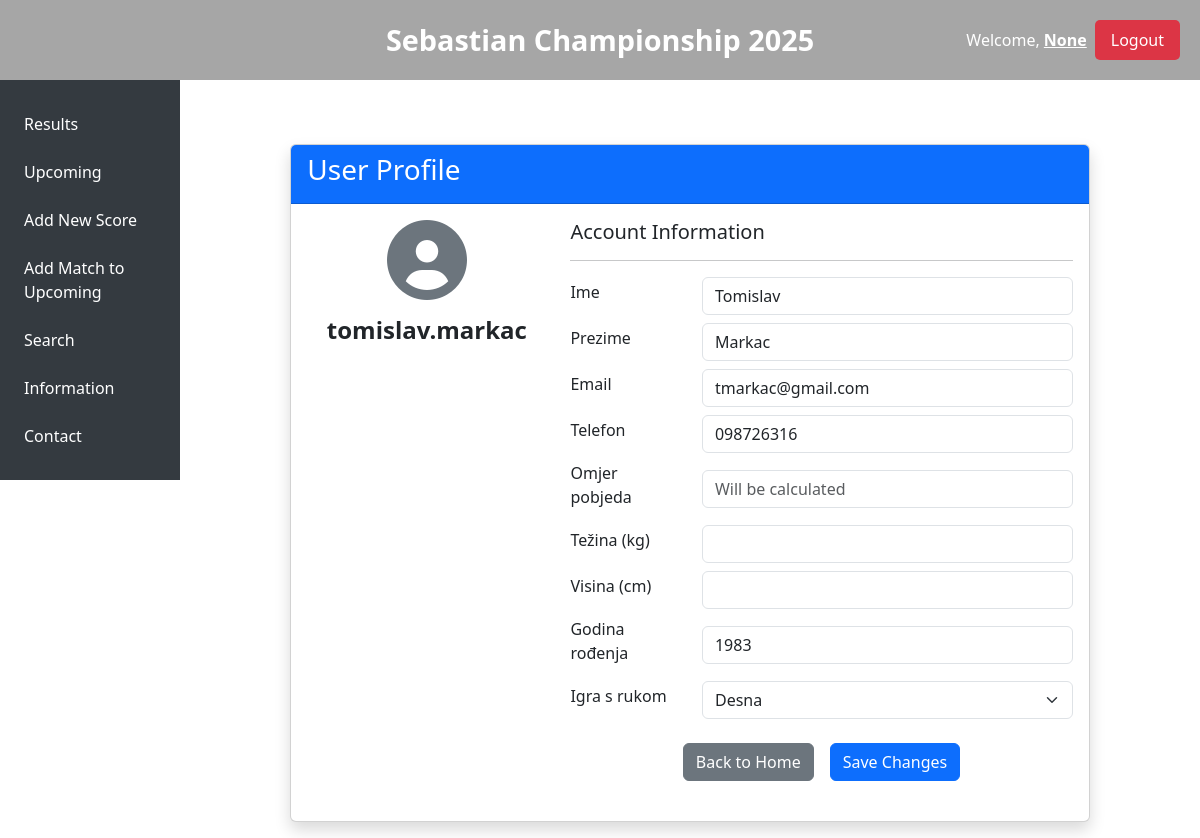
/profile/tomislav.markac, run on the app's committed database.
### app.py (models this page shows, shortened)
class User(db.Model):
    id = db.Column(db.Integer, primary_key=True)
    first_name = db.Column(db.String(80), nullable=False)
    last_name = db.Column(db.String(80), nullable=False)
    username = db.Column(db.String(80), unique=True, nullable=False)
    password = db.Column(db.String(120), nullable=False)
    email = db.Column(db.String(120), unique=True, nullable=False)
    phone = db.Column(db.String(20), nullable=False)
    birth_year = db.Column(db.Integer, nullable=False)
    handedness = db.Column(db.String(10), nullable=False)
    role = db.Column(db.String(20), nullable=False, default='user')
    participant = db.Column(db.Boolean, nullable=False, default=False)

### app.py (the view)
@app.route('/profile/<username>')
def profile_by_username(username):
    user = User.query.filter_by(username=username).first()
    if user:
        return render_template('profile_page.html', user=user)
    flash('User not found', 'danger')
    return redirect(url_for('admin_dashboard'))

### templates/profile_page.html (shortened to what this page needs)
{% extends "base.html" %}
{% block content %}
<div class="container mt-5">
  <div class="row justify-content-center">
    <div class="col-md-10">
      <div class="card shadow">
        <div class="card-header bg-primary text-white">
          <h3>User Profile</h3>
        </div>
        <div class="card-body">
          <form method="POST" action="{{ url_for('update_profile') }}">
            <div class="row mb-4">
              <div class="col-md-4 text-center">
                <div class="profile-image mb-3">
                  <i class="fas fa-user-circle fa-5x text-secondary"></i>
                </div>
                <h4 class="fw-bold">{{ user.username }}</h4>
              </div>
              <div class="col-md-8">
                <h5>Account Information</h5>
                <hr>
                <div class="row mb-2 align-items-center">
                  <div class="col-sm-3">
                    <label for="first_name" class="form-label">Ime</label>
                  </div>
                  <div class="col-sm-9">
                    <input type="text" class="form-control" id="first_name" name="first_name"
                           value="{{ user.first_name }}" required>
                  </div>
                </div>
                <div class="row mb-2 align-items-center">
                  <div class="col-sm-3">
                    <label for="last_name" class="form-label">Prezime</label>
                  </div>
                  <div class="col-sm-9">
                    <input type="text" class="form-control" id="last_name" name="last_name"
                           value="{{ user.last_name }}" required>
                  </div>
                </div>
                <div class="row mb-2 align-items-center">
                  <div class="col-sm-3">
                    <label for="email" class="form-label">Email</label>
                  </div>
                  <div class="col-sm-9">
                    <input type="email" class="form-control" id="email" name="email"
                           value="{{ user.email }}" required>
                  </div>
                </div>
                <div class="row mb-2 align-items-center">
                  <div class="col-sm-3">
                    <label for="phone" class="form-label">Telefon</label>
                  </div>
                  <div class="col-sm-9">
                    <input type="number" class="form-control" id="phone" name="phone"
                           value="{{ user.phone }}" required>
                  </div>
                </div>
                <div class="row mb-2 align-items-center">
                  <div class="col-sm-3">
                    <label for="win_ratio" class="form-label">Omjer pobjeda</label>
                  </div>
                  <div class="col-sm-9">
                    <input type="text" class="form-control" id="win_ratio" name="win_ratio"
                           value="{{ user.win_ratio }}" readonly placeholder="Will be calculated">
                  </div>
                </div>
                <div class="row mb-2 align-items-center">
                  <div class="col-sm-3">
                    <label for="weight" class="form-label">Težina (kg)</label>
                  </div>
                  <div class="col-sm-9">
                    <input type="number" class="form-control" id="weight" name="weight"
                           value="{{ user.weight }}" min="30" max="200" step="1">
                  </div>
                </div>
                <div class="row mb-2 align-items-center">
                  <div class="col-sm-3">
                    <label for="height" class="form-label">Visina (cm)</label>
                  </div>
                  <div class="col-sm-9">
                    <input type="number" class="form-control" id="height" name="height"
                           value="{{ user.height }}" min="100" max="250" step="1">
                  </div>
                </div>
                <div class="row mb-2 align-items-center">
                  <div class="col-sm-3">
                    <label for="birth_year" class="form-label">Godina rođenja</label>
                  </div>
                  <div class="col-sm-9">
                    <input type="number" class="form-control" id="birth_year" name="birth_year"
                           value="{{ user.birth_year }}" min="1900" max="2023" step="1" required>
                  </div>
                </div>
                <div class="row mb-2 align-items-center">
                  <div class="col-sm-3">
                    <label for="handedness" class="form-label">Igra s rukom</label>
                  </div>
                  <div class="col-sm-9">
                    <select class="form-select" id="handedness" name="handedness" required>
                      <option value="right" {% if user.handedness == 'right' %}selected{% endif %}>Desna</option>
                    </select>
                  </div>
                </div>
                <div class="row mt-4">
                  <div class="col d-flex justify-content-center gap-3">
                    <a href="{{ url_for('home') }}" class="btn btn-secondary">Back to Home</a>
                    <button type="submit" class="btn btn-primary">Save Changes</button>
                  </div>
                </div>
              </div>
            </div>
          </form>
        </div>
      </div>
    </div>
  </div>
</div>
{% endblock %}

### static/css/style.css (style rules this page uses)
* { box-sizing: border-box; }
body { margin: 0; background-color: #fff; }

### data on the page
User: username "tomislav.markac", first_name "Tomislav", last_name "Markac", email "tmarkac@gmail.com", phone "098726316", birth_year "1983", handedness "Desna"

### other printed values
{{ session.get('username') }} "None"
